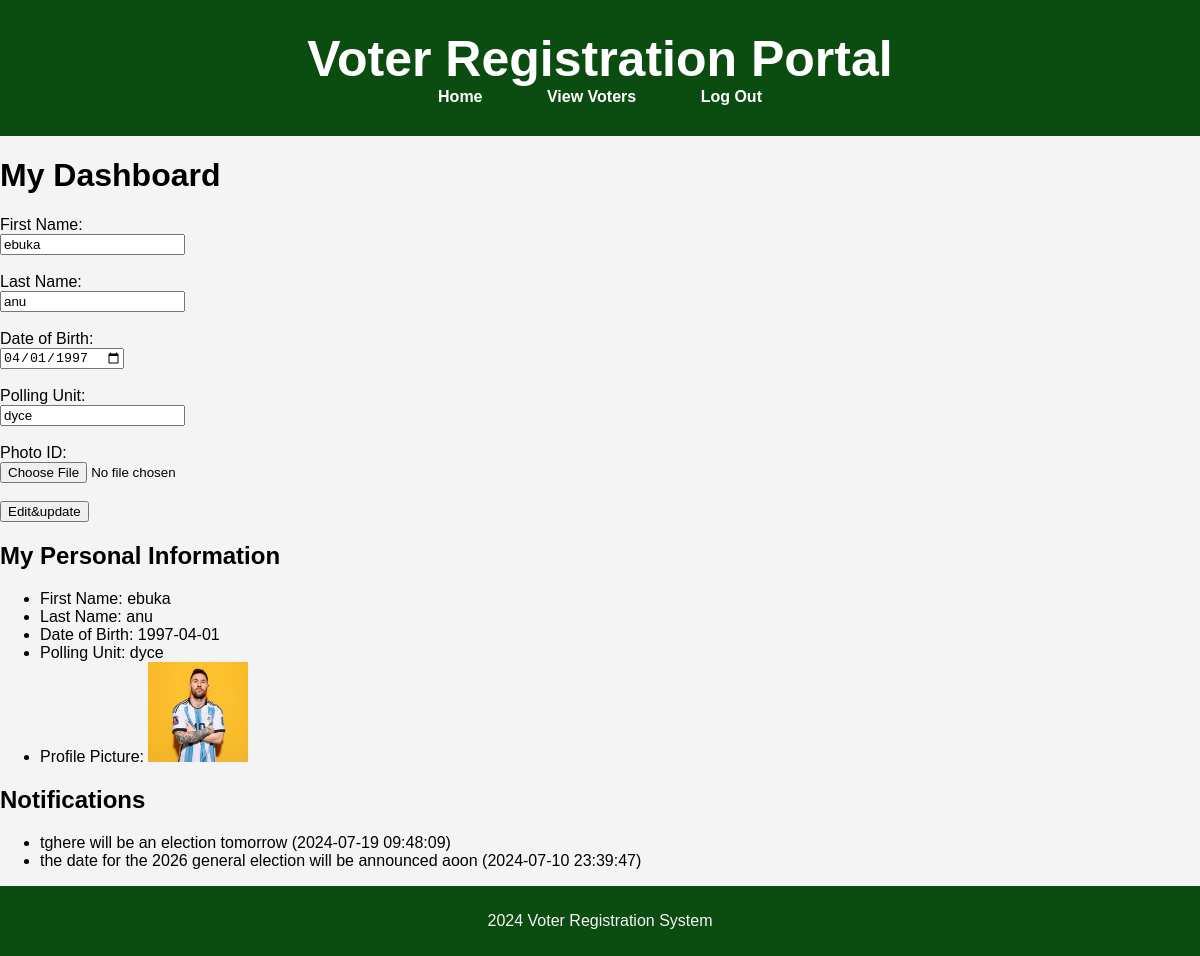
Page /voter_dashboard.php (signed in) on the committed database.
### tables this page shows
CREATE TABLE `voters` (
  `id` int(11) NOT NULL,
  `users_id` int(11) NOT NULL,
  `first_name` varchar(255) NOT NULL,
  `last_name` varchar(255) NOT NULL,
  `date_of_birth` date NOT NULL,
  `polling_unit` varchar(255) NOT NULL,
  `profile_picture` varchar(255) NOT NULL
);

CREATE TABLE `notifications` (
  `id` int(11) NOT NULL,
  `message` text NOT NULL,
  `created_at` timestamp NOT NULL DEFAULT current_timestamp()
);

### voter_dashboard.php (the view, shortened to what this page needs)
<?php
include('connection.php');
$user_id = $_SESSION['user_id'];
$query = "SELECT * FROM voters WHERE users_id = '$user_id'";
$result = $conn->query($query);
$voter_info = $result->fetch_assoc();
$notifications_query = "SELECT * FROM notifications ORDER BY created_at DESC";
$notifications_result = $conn->query($notifications_query);
?>
<!DOCTYPE html>
<html lang="en">
<head>
    <link rel="stylesheet" href="style.css">
</head>
<body>
<header>
    <h1>Voter Registration Portal</h1>
    <nav>
        <ul>
            <li><a href="home.php">Home</a></li>
            <li><a href="view_voters.php">View Voters</a></li>
            <li><a href="logout.php">Log Out</a></li>
        </ul>
    </nav>
</header>
<h1>My Dashboard</h1>
<form action="prvoter_dashboard.php" method="post" enctype="multipart/form-data">
    <label for="first_name">First Name:</label><br>
    <input type="text" id="first_name" name="first_name" value="<?php echo isset($voter_info['first_name']) ? htmlspecialchars($voter_info['first_name']) : ''; ?>" required><br><br>
    <label for="last_name">Last Name:</label><br>
    <input type="text" id="last_name" name="last_name" value="<?php echo isset($voter_info['last_name']) ? htmlspecialchars($voter_info['last_name']) : ''; ?>" required><br><br>
    <label for="date_of_birth">Date of Birth:</label><br>
    <input type="date" id="date_of_birth" name="date_of_birth" value="<?php echo isset($voter_info['date_of_birth']) ? $voter_info['date_of_birth'] : ''; ?>" required><br><br>
    <label for="polling_unit">Polling Unit:</label><br>
    <input type="text" id="polling_unit" name="polling_unit" value="<?php echo isset($voter_info['polling_unit']) ? htmlspecialchars($voter_info['polling_unit']) : ''; ?>" required><br><br>
    <label for="profile_picture">Photo ID:</label><br>
    <input type="file" id="profile_picture" name="profile_picture"><br><br>
    <input type="submit" value="Edit&update">
</form>
<h2>My Personal Information</h2>
<ul>
    <li>First Name: <?php echo isset($voter_info['first_name']) ? htmlspecialchars($voter_info['first_name']) : ''; ?></li>
    <li>Last Name: <?php echo isset($voter_info['last_name']) ? htmlspecialchars($voter_info['last_name']) : ''; ?></li>
    <li>Date of Birth: <?php echo isset($voter_info['date_of_birth']) ? $voter_info['date_of_birth'] : ''; ?></li>
    <li>Polling Unit: <?php echo isset($voter_info['polling_unit']) ? htmlspecialchars($voter_info['polling_unit']) : ''; ?></li>
    <li>Profile Picture:
        <?php if (isset($voter_info['profile_picture']) && $voter_info['profile_picture']): ?>
            <img src="<?php echo htmlspecialchars($voter_info['profile_picture']); ?>" alt="Profile Picture" width="100">
        <?php endif; ?>
    </li>
</ul>
<h2>Notifications</h2>
<ul>
    <?php while ($notification = $notifications_result->fetch_assoc()): ?>
        <li><?php echo htmlspecialchars($notification['message']); ?> (<?php echo $notification['created_at']; ?>)</li>
    <?php endwhile; ?>
</ul>
<footer class="footer1">
    <p>2024 Voter Registration System</p>
</footer>
</body>
</html>

### style.css (style rules this page uses)
body { font-family: Arial, sans-serif; margin: 0; padding: 0; background-color: #f4f4f4; }
header { background-color: #0b4d10; color: white; padding: 30px 0; text-align: center; }
header h1 { margin: 0; font-size: 50px; }
nav ul { padding: 0; margin: 0; }
nav ul li { display:inline; margin: 30px; }
nav ul li a { color: white; text-decoration:none; font-weight:bolder; }
footer { background-color:#0b4d10; color: rgb(247, 245, 245); text-align: center; padding: 10px 0; position:absolute; width: 100%; bottom: 0; }

### voter_dashboard.php (style rules this page uses)
.footer1 { background-color:#0b4d10; color: rgb(247, 245, 245); text-align: center; padding: 10px 0; position:relative; width: 100%; bottom: 0; }

### rows in the picture
voters: first_name "ebuka", last_name "anu", date_of_birth "04/01/1997", polling_unit "dyce", date_of_birth "1997-04-01", profile_picture (picture)
notifications: message "tghere will be an election tomorrow", created_at "2024-07-19 09:48:09"
notifications: message "the date for the 2026 general election will be announced aoon", created_at "2024-07-10 23:39:47"
